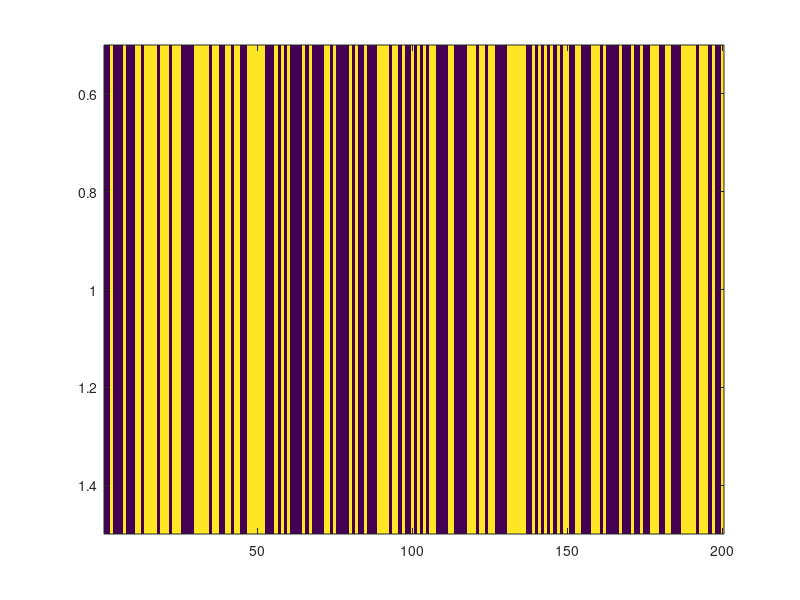

MATLAB code to generate this figure: (Note: this script raises an error after producing the figure.)
clc;
clear all;
close all;

%Ring Size
N=200;

%Num of types blue (should be less than N)
nB=100;
nR=N-nB;

%percent needed to be happy
Bper=0.5;
Rper=0.5;


%Create random vector - 1s are reds, -0s are blues
temp=[ones(1,nR) zeros(1,nB)];
%the above creates a single vector with one row and nR+nB columns.  The
%first NR columns will be ones.  The remaining columns will be 0s.


Z=temp(randperm(N));
%this sorts the contents of temp in a random order and stores it in Z

imagesc(Z);
pause(2);

X=Z;



%rearrange members on the ring at most 500 times.  Typically the ring is
%fully segregated before 500 iterations.

for i=1:1:500
    
    
    
    [Rpotutil, Bpotutil, Utils] = findutils1d(Z, Rper, Bper);
    %This function creates three vectors. Rpotutil contains the potential
    %utility that red could earn in each location. Bpotutil contains the
    %potential utility that blue could earn in each location. Utils contains
    %the actual utility of the member in each location.
    
    
    
    
    %if everyone is happy, draw the image and break out of the program.
    if min(Utils)==100
        
        imagesc(Z);
        title(num2str(i));
        drawnow;
        
        break
        
        
    end
    
    
    %find the least happy person and their current index (location); Note
    %that if there are multiple people with the same utility, then Matlab
    %will return the index of the first person it comes across with this
    %low utility
    [minval, personchosen]=min(Utils);
    
    
    if Z(personchosen)==1
        [maxval, indexchosen]=max(Rpotutil);
        %if the person is red, find the location (indexchosen) with the
        %highest potential utility for red
        
    else
        [maxval, indexchosen]=max(Bpotutil);
        %if the person is blue, find the location (indexchosen) with the
        %highest potential utility for blue
        
        
    end
    
    
    %the following if then statements appear complex.  All they are doing
    %though is inserting the person chosen at the location indexchosen and
    %rearranging all the remaining cells accordingly. The new arrangement
    %is stored in NZ
    
    if personchosen<indexchosen %implies indexchosen>1
        if personchosen>1
            NZ=[Z(1:personchosen-1) Z(personchosen+1:indexchosen-1) Z(personchosen) Z(indexchosen:N)];
        else
            NZ=[Z(2:indexchosen-1) Z(personchosen) Z(indexchosen:N)];
        end
        
    elseif personchosen>indexchosen %implies personchosen>1, indexchosen<N
        
        if personchosen<N && indexchosen>1
            NZ=[Z(1:indexchosen-1) Z(personchosen) Z(indexchosen:personchosen-1) Z(personchosen+1:N)];
            
        elseif indexchosen==1 %implicitly, personchosen cannot be N
            NZ=[Z(personchosen) Z(1:personchosen-1) Z(personchosen+1:N)];
            
        elseif personchosen==N %implicitly, indexchosen cannot be 1
            NZ=[Z(1:indexchosen-1) Z(N) Z(indexchosen:N-1)];
            
        end
        
    end
    
    
    %If NZ is identical to Z then break out of the loop
    if sum(abs((NZ-Z)))==0
        imagesc(NZ);
        title(num2str(i));
        drawnow
        break;
    end
    
    %pass on the new value of NZ to Z
    Z=NZ;
    X=[X;Z];
    %draw a picture of NZ every second iteration
    if mod(i,2)==0
        imagesc(NZ);
        title(num2str(i));
        drawnow
        
    end
    
end

figure
imagesc(X);